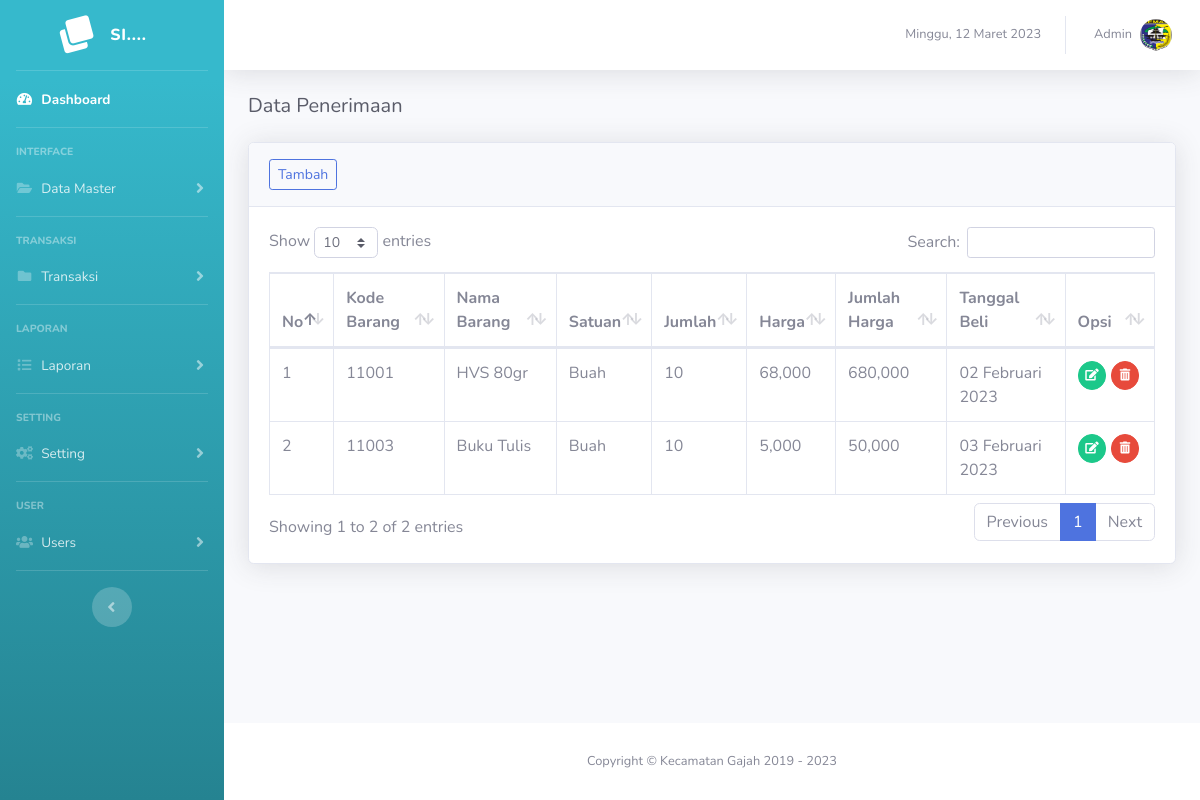
The app's page /pembelian (signed in), older data.
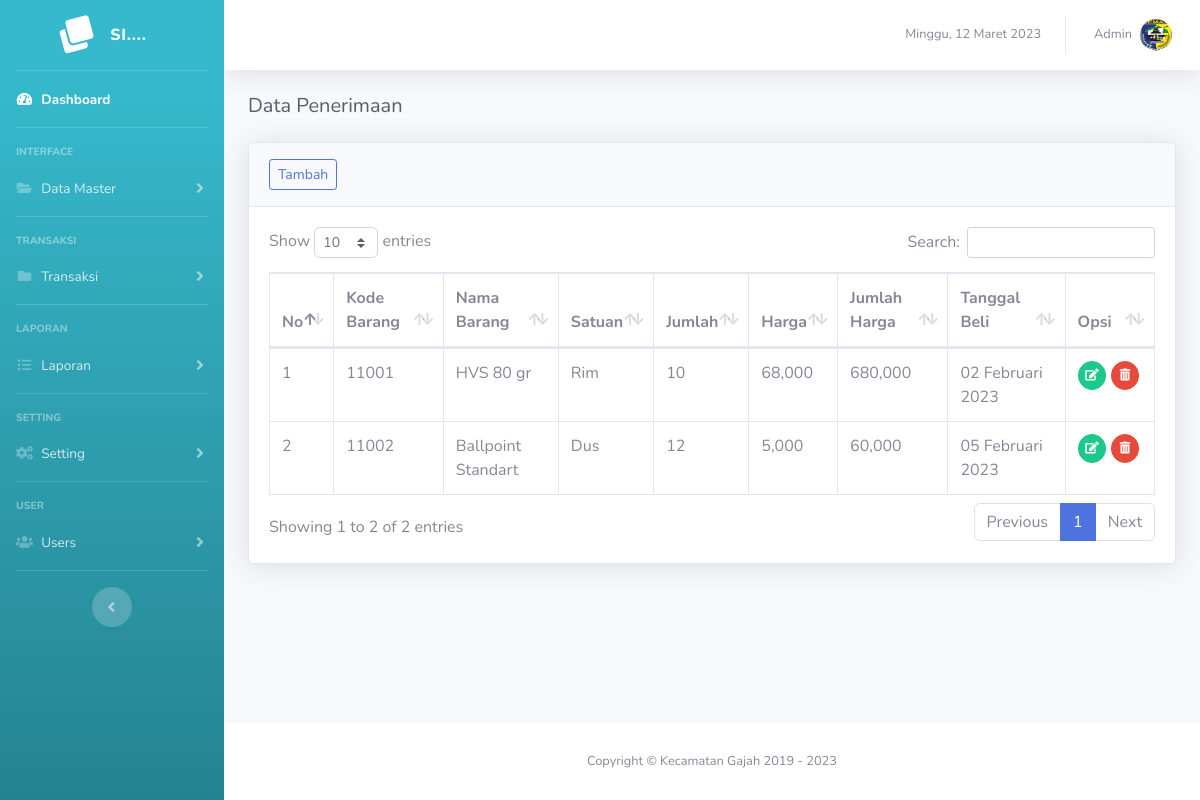
The same page, newer data.
### tables this page shows
CREATE TABLE `tb_pembelian_detail` (
  `id_pembelian` int(11) NOT NULL,
  `id_instansi` int(11) NOT NULL,
  `id_user` int(11) NOT NULL,
  `kode_barang` varchar(50) NOT NULL,
  `volume` varchar(10) NOT NULL,
  `harga_satuan` varchar(20) NOT NULL,
  `jumlah_harga` varchar(20) NOT NULL,
  `tanggal` date NOT NULL,
  `nama_rekanan` varchar(100) NOT NULL,
  `no_dokumen` varchar(50) NOT NULL,
  `tanggal_dokumen` date NOT NULL,
  `tahun` date NOT NULL,
  `regdate` datetime NOT NULL DEFAULT current_timestamp(),
  `id_kategori` int(11) NOT NULL
);

CREATE TABLE `tb_barang` (
  `id_barang` int(11) NOT NULL,
  `id_kategori` int(11) NOT NULL,
  `kode_barang` varchar(20) NOT NULL,
  `nama_barang` varchar(100) NOT NULL,
  `satuan_barang` varchar(20) NOT NULL
);

### inc/tgl_indo.php (called while the page is built)
<?php
function TanggalIndo($date){
	$BulanIndo = array("Januari", "Februari", "Maret", "April", "Mei", "Juni", "Juli", "Agustus", "September", "Oktober", "November", "Desember");
	$tahun = substr($date, 0, 4);
	$bulan = substr($date, 5, 2);
	$tgl   = substr($date, 8, 2);
	$result = $tgl . " " . $BulanIndo[(int)$bulan-1] . " ". $tahun;
	return($result);
}
?>

### page/pembelian/pembelian.php (the view)
<h5 class="h5 mb-4 text-gray-800">Data Penerimaan</h5>
<div class="card shadow mb-4">
  <div class="card-header py-3">
    <a href="?page=pembelian&action=add" class="btn btn-sm btn-outline-primary">Tambah</a>
  </div>
  <div class="card-body">
    <div class="table-responsive">
      <table class="table table-bordered" id="dataTable" width="100%" cellspacing="0">
        <thead>
          <tr>
            <th width="5%">No</th>
            <th>Kode Barang</th>
            <th>Nama Barang</th>
            <th>Satuan</th>
            <th>Jumlah</th>
            <th>Harga</th>
            <th>Jumlah Harga</th>
            <th>Tanggal Beli</th>
            <th width="10%">Opsi</th>
          </tr>
        </thead>
        <tbody>
          <?php
          if ($_SESSION['level'] == "admin") {
            $sql = $conn->query("SELECT * FROM tb_pembelian_detail WHERE year(tahun) = '$_SESSION[tahun]'");
          } else {
            $sql = $conn->query("SELECT * FROM tb_pembelian_detail  WHERE id_user = '$_SESSION[id_user]' AND year(tahun) = '$_SESSION[tahun]'");
          }
          $no = 1;
          foreach ($sql as $key => $value) :
          ?>
            <tr>
              <td><?= $no++; ?></td>
              <?php
              $kode_barang = $value['kode_barang'];
              $barang = $conn->query("SELECT * FROM tb_barang WHERE kode_barang = '$kode_barang'");
              foreach ($barang as $key => $data) {
                echo "<td>$data[kode_barang]</td>";
                echo "<td>$data[nama_barang]</td>";
                echo "<td>$data[satuan_barang]</td>";
              }
              ?>
              <td><?= $value['volume']; ?></td>
              <td><?= number_format($value['harga_satuan']); ?></td>
              <td><?= number_format($value['jumlah_harga']); ?></td>
              <td><?= TanggalIndo($value['tanggal']); ?></td>
              <td>
                <a href="?page=pembelian&action=edit&id=<?= $value['id_pembelian']; ?>" class="btn btn-sm btn-circle btn-success" data-toggle="tooltip" data-placement="top" title="Edit"><i class="fas fa-edit"></i></a>
                <a href="?page=pembelian&action=delete&id=<?= $value['id_pembelian']; ?>" name="delete" class=" delete btn btn-sm btn-circle btn-danger" data-toggle="tooltip" data-placement="top" title="Delete"><i class="fas fa-trash-alt"></i></a>
              </td>
            </tr>
          <?php endforeach; ?>
        </tbody>
      </table>
    </div>
  </div>
</div>

Row changes from the older to the newer data that the page shows:
removed tb_barang: kode_barang "11003", nama_barang "Buku Tulis", satuan_barang "Buah", shown under tb_pembelian_detail "10"
changed tb_pembelian_detail "02 Februari 2023": loses tb_barang (kode_barang "11001", nama_barang "HVS 80gr", satuan_barang "Buah")
added tb_barang: kode_barang "11001", nama_barang "HVS 80 gr", satuan_barang "Rim", shown under tb_pembelian_detail "02 Februari 2023"
changed tb_pembelian_detail: gains tb_barang (kode_barang "11002", nama_barang "Ballpoint Standart", satuan_barang "Dus"); volume "10" → "12"; jumlah_harga "50,000" → "60,000"; tanggal "03 Februari 2023" → "05 Februari 2023"
